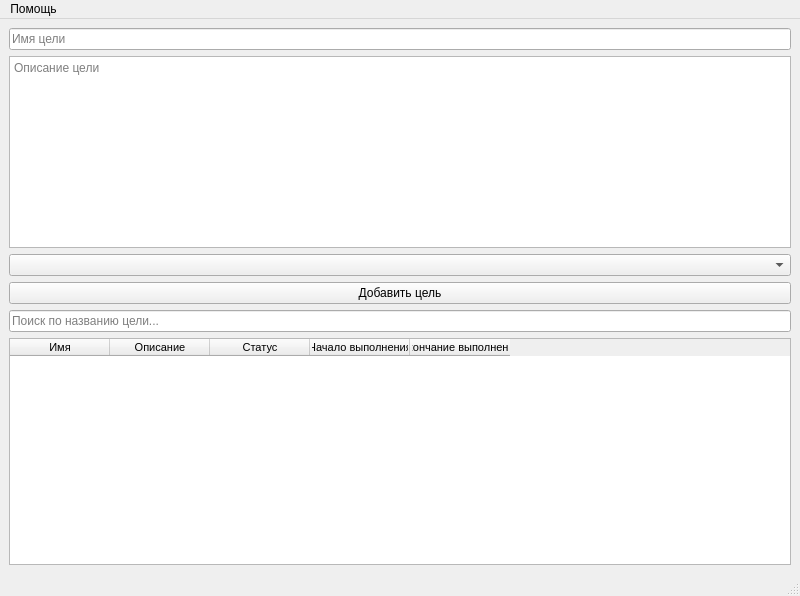
<?xml version="1.0" encoding="UTF-8"?>
<ui version="4.0">
 <class>MainWindow</class>
 <widget class="QMainWindow" name="MainWindow">
  <property name="geometry">
   <rect>
    <x>0</x>
    <y>0</y>
    <width>800</width>
    <height>596</height>
   </rect>
  </property>
  <property name="sizePolicy">
   <sizepolicy hsizetype="Preferred" vsizetype="Fixed">
    <horstretch>0</horstretch>
    <verstretch>0</verstretch>
   </sizepolicy>
  </property>
  <widget class="QWidget" name="centralwidget">
   <layout class="QVBoxLayout" name="verticalLayout">
    <item>
     <layout class="QVBoxLayout" name="verticalLayout_4">
      <item>
       <widget class="QLineEdit" name="nameEdit">
        <property name="placeholderText">
         <string>Имя цели</string>
        </property>
       </widget>
      </item>
      <item>
       <widget class="QTextEdit" name="descriptionEdit">
        <property name="enabled">
         <bool>true</bool>
        </property>
        <property name="sizePolicy">
         <sizepolicy hsizetype="Expanding" vsizetype="Fixed">
          <horstretch>0</horstretch>
          <verstretch>0</verstretch>
         </sizepolicy>
        </property>
        <property name="placeholderText">
         <string>Описание цели</string>
        </property>
       </widget>
      </item>
      <item>
       <widget class="QComboBox" name="comboBox"/>
      </item>
      <item>
       <widget class="QPushButton" name="submitButton">
        <property name="text">
         <string>Добавить цель</string>
        </property>
       </widget>
      </item>
      <item>
       <widget class="QLineEdit" name="searchLineEdit">
        <property name="text">
         <string/>
        </property>
        <property name="cursorPosition">
         <number>0</number>
        </property>
        <property name="placeholderText">
         <string>Поиск по названию цели...</string>
        </property>
       </widget>
      </item>
      <item>
       <widget class="QTableWidget" name="orderTable">
        <property name="sizePolicy">
         <sizepolicy hsizetype="Preferred" vsizetype="Preferred">
          <horstretch>0</horstretch>
          <verstretch>0</verstretch>
         </sizepolicy>
        </property>
        <property name="font">
         <font>
          <family>MS Shell Dlg 2</family>
          <pointsize>8</pointsize>
         </font>
        </property>
        <property name="columnCount">
         <number>5</number>
        </property>
        <column>
         <property name="text">
          <string>Имя</string>
         </property>
        </column>
        <column>
         <property name="text">
          <string>Описание</string>
         </property>
        </column>
        <column>
         <property name="text">
          <string>Статус</string>
         </property>
        </column>
        <column>
         <property name="text">
          <string>Начало выполнения</string>
         </property>
        </column>
        <column>
         <property name="text">
          <string>Окончание выполнения</string>
         </property>
        </column>
       </widget>
      </item>
     </layout>
    </item>
   </layout>
  </widget>
  <widget class="QMenuBar" name="menubar">
   <property name="geometry">
    <rect>
     <x>0</x>
     <y>0</y>
     <width>800</width>
     <height>17</height>
    </rect>
   </property>
   <widget class="QMenu" name="menu">
    <property name="title">
     <string>Помощь</string>
    </property>
   </widget>
   <addaction name="menu"/>
  </widget>
  <widget class="QStatusBar" name="statusbar"/>
 </widget>
 <resources/>
 <connections/>
</ui>
